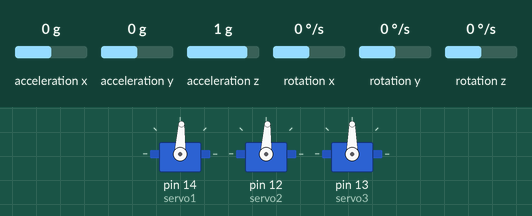
Recording of a sketch running on a simulated Arduino Uno, built with avr-gcc and run on an emulated ATmega328P. Parts: 3 × servo. The test bench sets the inputs (shaded band); at power-on: rotation z 0 °/s, acceleration x 0 g, acceleration y 0 g, acceleration z 1 g, rotation x 0 °/s, rotation y 0 °/s. What the sketch prints to the serial monitor is not drawn.

Above: at 3.2 s.
3.3 s: rotation z set to -192 °/s
At 4.2 s:
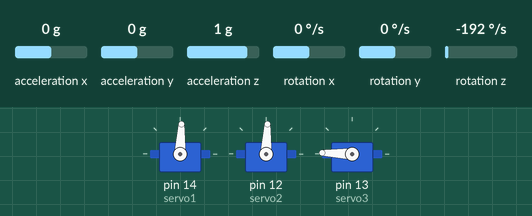
5.2 s: rotation z set to 192 °/s
At 8.0 s:
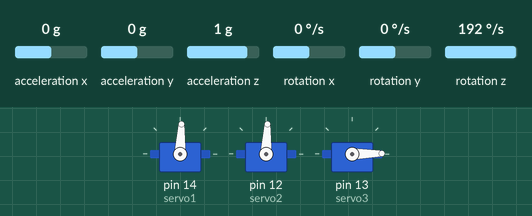
8.2 s: acceleration x set to -1.4 g
At 9.4 s:
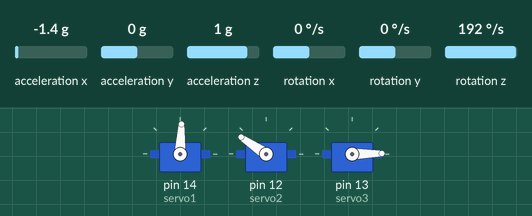
9.7 s: acceleration y set to -1.4 g
At 10.7 s:
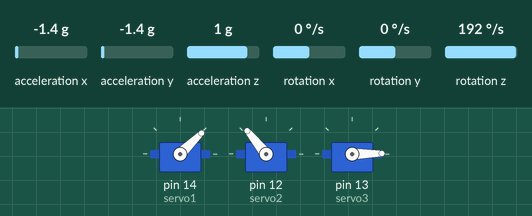
11.2 s: acceleration z set to 0 g
At 11.9 s:
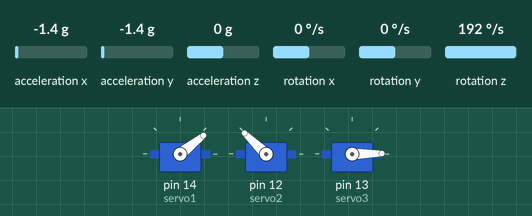
12.7 s: acceleration x set to -0.8 g
At 13.0 s:
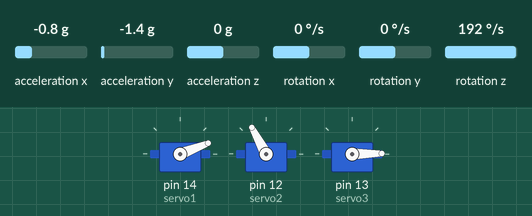
Timing chart, 0 to 15.2 s (numbered marks = the images above; inputs shaded):
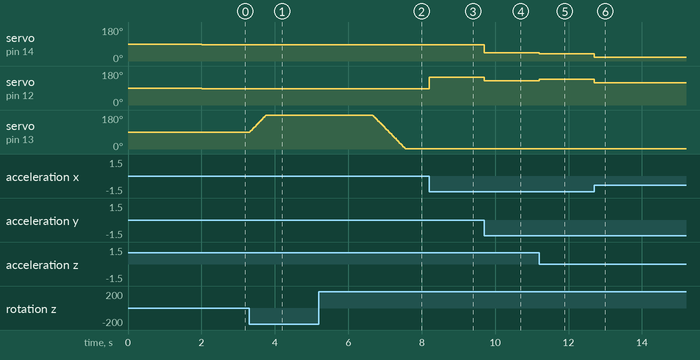

Measured:
- after the input at 3.3 s, servo on pin 13 (servo3): moves from 90° to 178° over 0.44 s, starting at once
- after the input at 5.2 s, servo on pin 13 (servo3): moves from 178° to 1° over 0.88 s, starting after 1.5 s
- after the input at 8.2 s, servo on pin 12 (servo2): 87° → 146° at once
- after the input at 9.7 s, servo on pin 14 (servo1): 87° → 44° at once; servo on pin 12 (servo2): 146° → 129° at once
- after the input at 11.2 s, servo on pin 14 (servo1): 44° → 38° at once; servo on pin 12 (servo2): 129° → 136° at once
- after the input at 12.7 s, servo on pin 14 (servo1): 38° → 21° at once; servo on pin 12 (servo2): 136° → 118° at once

The sketch:

gimbal_code.ino
```cpp
#include "Wire.h"
#include <MPU6050_light.h>
#include <Servo.h>

MPU6050 mpu(Wire);
Servo servo1;
Servo servo2;
Servo servo3;
int X=0;
int x = 0;
int y = 0;
int z = 0;
int value  = 0;

unsigned long timer = 0;


void setup() {
  servo1.attach(14, 400, 2600);
  servo2.attach(12, 400, 2600);
  servo3.attach(13, 400, 2600);

  servo1.write(90);
  servo2.write(90);
  servo3.write(90);

  Serial.begin(115200);
  Wire.begin();
  byte status = mpu.begin();
  Serial.print(F("MPU6050 status: "));
  Serial.println(status);
  while (status != 0) { } // stop everything if could not connect to MPU6050
  Serial.println(F("Calculating offsets, do not move MPU6050"));
  delay(1000);
  mpu.calcOffsets(); // gyro and accelero
  X=mpu.getAccXoffset();/*{ return accXoffset; };
  float getAccYoffset(){ return accYoffset; };
  float getAccZoffset(){ return accZoffset; };*/
  Serial.println("Done!\n");


}
void loop() {

  mpu.update();
    //if ((millis() - timer) > 10) { // print data every 10ms
    x = mpu.getAngleX();
    y = mpu.getAngleY();
    z = mpu.getAngleZ();
    Serial.print("X : ");
    Serial.print(mpu.getAngleX());
    Serial.print(X);
    Serial.print("\tY : ");
    Serial.print(mpu.getAngleY());
    Serial.print("\tZ : ");
    Serial.println(mpu.getAngleZ());


if (x>-85 && x< 85){


      value = map(x,  -80, 85, 0, 180);
      Serial.println(value);
      servo1.write(value);
}
if (y>-85 && y< 85){


      value = map(y,  -80, 85, 0, 180);
      Serial.println(value);
      servo2.write(value);
}
    if (z>-85 && z< 85){


      value = map(z,  85, -85, 0, 180);
      Serial.println(value);
      servo3.write(value);
}
    }
```
